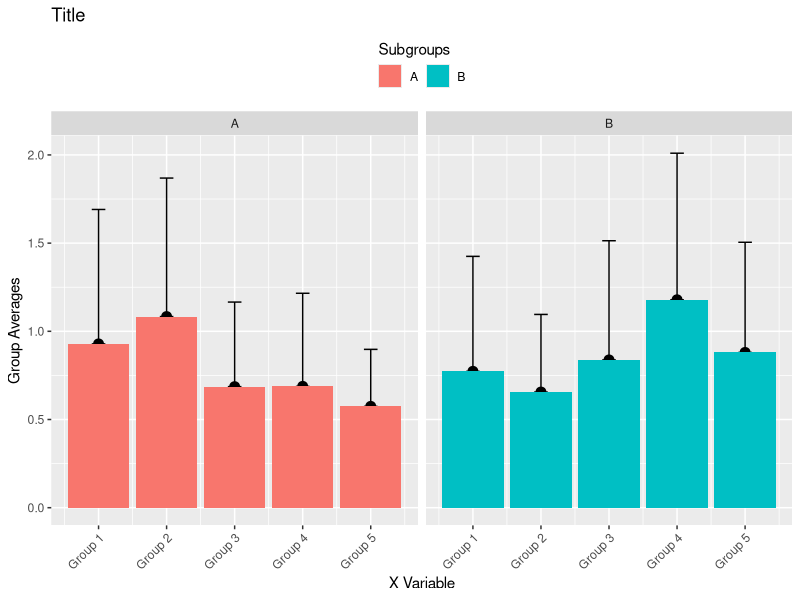

Here is the R script that generated this plot:
# Code: Lineplot with Error Bars
# Created: 09/16/2016
# Author: Davit Sargsyan
# Source:
# http://www.cookbook-r.com/Graphs/Axes_(ggplot2)/

require(data.table)
require(ggplot2)

# Data----
dt <- data.table(x = rep(1:5, each = 20),
                 y = abs(rnorm(100)),
                 z = rep(c("A", "B"), 10))

# summary by x and z
dt[, mu := mean(y),
   by = list(x, z)]
dt[, std := sd(y),
   by = list(x, z)]
d1 <- unique(subset(dt, select = -c(2)))

# Plot----
ggplot(d1,
       aes(x = x,
           y = mu,
           fill = z)) +
  facet_wrap(~ z,
             nrow = 1) +
  geom_errorbar(aes(ymax = mu + std,
                    ymin = mu),
                width =.2,
                position = position_dodge(.9)) +
  geom_point(position = position_dodge(0.9),
             size = 3) +
  geom_bar(position = position_dodge(),
           stat="identity") +
  theme(legend.position = "top",
        axis.text.x = element_text(angle = 45,
                                   hjust = 1)) +
  scale_x_continuous("X Variable",
                   breaks = 1:5,
                   labels = paste("Group", 
                                  unique(d1$x))) +
  scale_y_continuous("Group Averages") +
  ggtitle("Title") +
  guides(fill = guide_legend(title = "Subgroups",
                               title.position = "top",
                               nrow = 1))